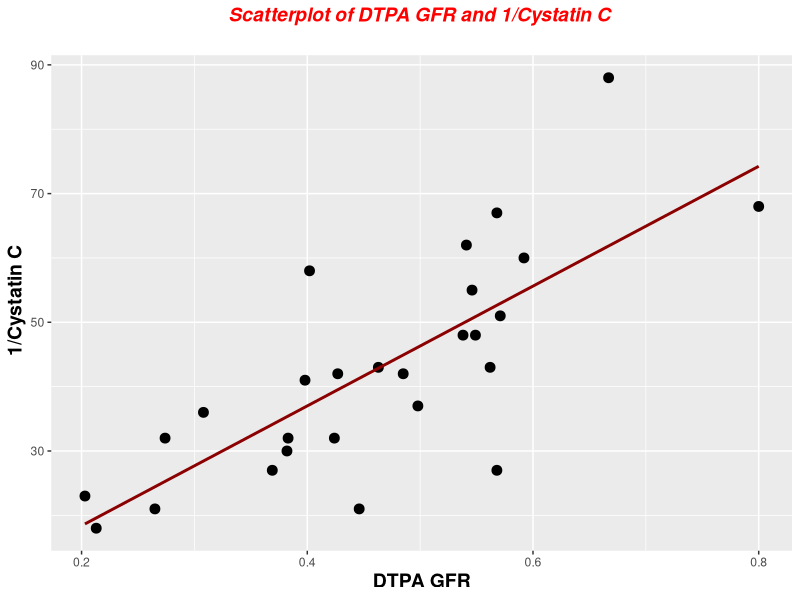

Reproduce this figure in R.
## ---- chunk 1
knitr::opts_chunk$set(echo = TRUE)
## ---- chunk 2
grr <- read.table("grr.csv", header = TRUE, sep = ",")
dim(grr)
head(grr)

model1st <- lm(Y~X1, data=grr)
summary(model1st)


## ---- chunk 3
confint(model1st, level=0.95)
## ---- chunk 4
library(lmtest, pos=4)

bptest(Y ~ X1, varformula = ~ fitted.values(model1st), studentize=TRUE, data=grr)


## ---- chunk 5
library(ggplot2)

# Basic scatter plot with labels
g <- ggplot(grr, aes(x=X1, y=Y)) + geom_point(size=3)
g <- g + ggtitle("Scatterplot of DTPA GFR and 1/Cystatin C \n ") +
  xlab("DTPA GFR") + ylab(" 1/Cystatin C")

# Change the color, size and face of the title, x and y axis labels

g <- g + theme(
plot.title = element_text(color="red", size=14, 
                          face="bold.italic", hjust = 0.5),
axis.title.x = element_text(color="black", size=14, face="bold"),
axis.title.y = element_text(color="black", size=14, face="bold")
)
g <- g + geom_smooth(method=lm, se=FALSE, color="darkred")

g
## ---- chunk 6
hrr = read.table("hrr.csv", header=TRUE, sep=',')
model2nd <- lm(y~x1+x2+x3+x4+x5+x6, data = hrr)
summary(model2nd)

## ---- chunk 7
model3rd <- lm(y~x1+x2+x3+x5+x6, data = hrr)
summary(model3rd)

## ---- chunk 8
model4th <- lm(y~x1+x2+x3+x6, data = hrr)
summary(model4th)

## ---- chunk 9
model5th <- lm(y~x1+x2+x3, data = hrr)
summary(model5th)

